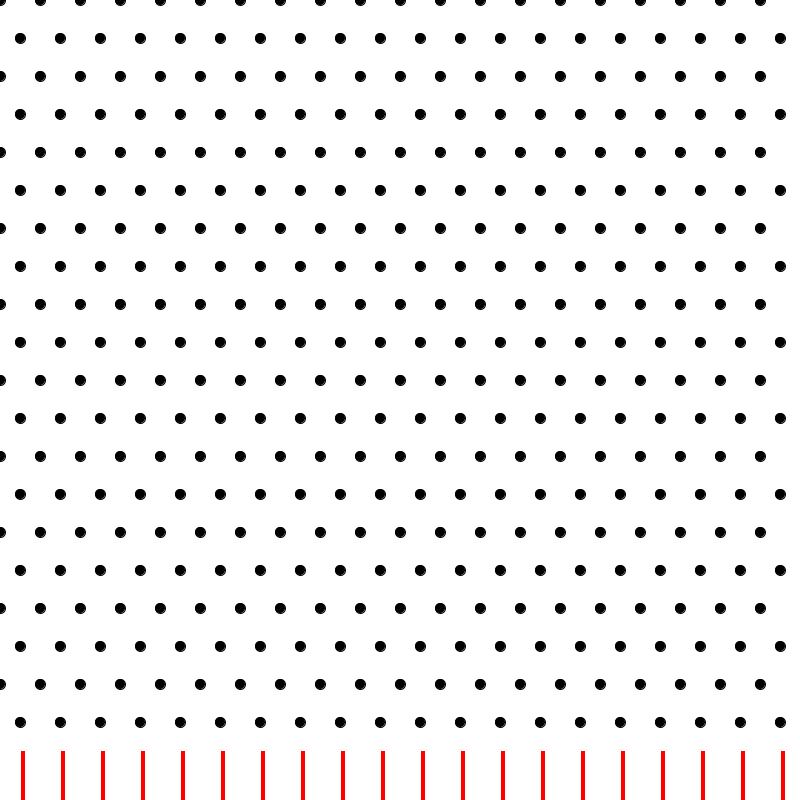
Frame 1 (no input)
Frame 60 (the mouse pressed at the canvas centre just before this capture): identical to frame 1, image omitted
Frame 120 (the mouse held since frame 60 and released just before this capture): identical to frame 1, image omitted

The Processing sketch that drew this single still picture (run headless with seeded random() and noise(); from frame 60 on, the mouse is pressed at the canvas centre):

// Processing sketch: C2_2_PegTest_Boundary
// ── C2_2_PegTest_Boundary.pde

int numPegs = 100;
int nx = 20;
int ny = 20;

Peg[] pegs;
Boundary[] bounds = new Boundary[nx];

int[] container = new int[21];
int maxVal = 0;

void setup(){
  size(800, 800);
  smooth();
  
  fill(0);
  ellipseMode(CENTER);

  pegs = new Peg[nx*ny];

  int y, x;
  for(y = 0; y < ny; y++){
    for(x = 0; x < nx; x++){
      pegs[x + nx*y]= new Peg(width/(nx)*(x + float((y%2))/2),((height)/(ny+1)) * float(y));                 
     
     if (y == ny - 1) {
          bounds[x] = new Boundary(
                      (width/(nx)) * (x + float((y%2))/2),
                      ((height)/(ny+1)) * float(y)-22,
                      5,
                      50);                 
        }                     
    }
  }
 }
void draw(){
  background(255);
  for (int i = 0; i < nx*ny; i++) {
    pegs[i].display();
  }
  
  for (int i = 0; i < nx; i++) {
    bounds[i].display();
    
  }
  

}
// ── Boundary.pde

class Boundary {

  float x, y;
  float w, h;
  
  Boundary(float x, float y, float w, float h) {
    this.x = x;
    this.y = y;
    this.w = w;
    this.h = h;
  
  }
  
  void display() {
    fill(255, 0, 0);
    stroke(255);
    rect(x, y+50, w, h);
    //println("x: " + x + " y: " + y);
  }
}
// ── Peg.pde
class Peg {
  float x, y;
  int s = 10;

  Peg(float px, float py) {
    x = px;
    y = py;//+30;
  }

  void display() {
    fill(0);
    stroke(0);
    ellipse(x, y, s, s);
  }
}
